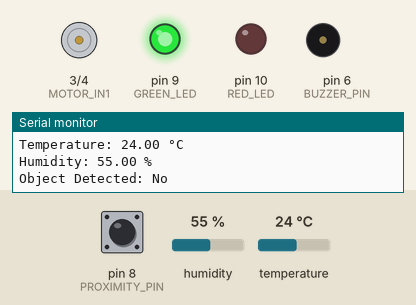
Simulated run of this sketch. Board: Arduino Uno, built with avr-gcc and run on an emulated ATmega328P. Parts: motor-driver pin pairs drawn as motors (green arrow = first pin HIGH = forward, orange = second pin HIGH = backward, longer = more drive, scaled by the enable pin), output pins drawn as LEDs (lit = HIGH), buzzer (waves = sounding, pin HIGH), the last lines printed to the serial monitor. The test bench sets the inputs (shaded band); at power-on: pin 8 (PROXIMITY_PIN) HIGH, temperature 24 °C, humidity 55 %. WiFi joins after 1.5 s; servers stay silent unless stated; uploads are accepted with an empty reply; no MQTT or app messages arrive unless stated.

Above: at 2.2 s.
2.3 s: pin 8 (PROXIMITY_PIN) pulled LOW for 0.15 s
At 2.48 s:
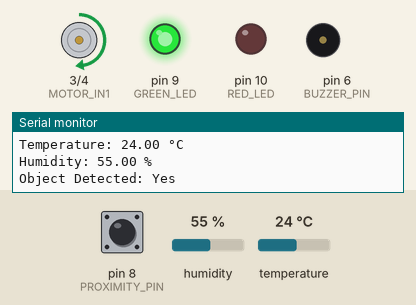
4.0 s: temperature set to 29 °C
10.1 s: temperature set to 32 °C
At 12.3 s:
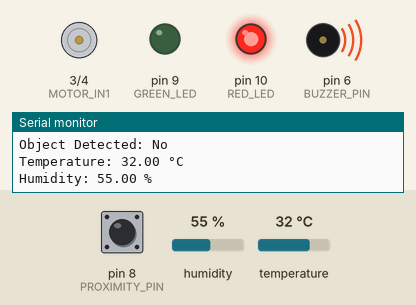
12.9 s: pin 8 (PROXIMITY_PIN) pulled LOW for 1 s
At 13.5 s:
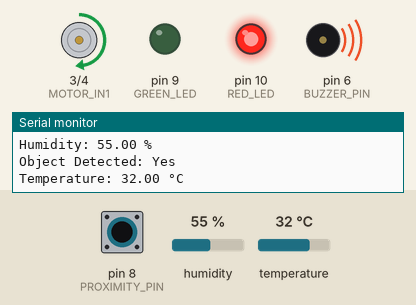
Timing chart, 0 to 15.9 s (numbered marks = the images above; inputs shaded):
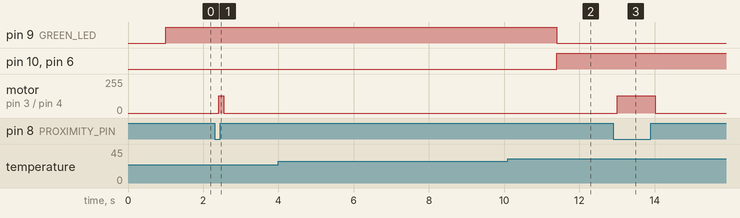

Measured:
- the behaviour switches between 30 and 31 °C on temperature (found by bisection; images 1 and 2)
- after the input at 2.3 s, motor on pin 3 (MOTOR_IN1) / pin 4 (MOTOR_IN2): stopped → forward 128/255 after 0.12 s, → stopped 0.13 s later
- after the input at 10.1 s, pin 9 (GREEN_LED): HIGH → LOW after 1.3 s; pin 10 (RED_LED), pin 6 (BUZZER_PIN): LOW → HIGH after 1.3 s
- after the input at 12.9 s, motor on pin 3 (MOTOR_IN1) / pin 4 (MOTOR_IN2): stopped → forward 128/255 after 0.10 s, → stopped 1.0 s later

The sketch:

sketch_dec19b.ino
```cpp
#include <Ethernet.h>
#include <MQTT.h>
#include <DHT.h>

// DHT11 settings
#define DHTPIN 2  // Pin connected to the DHT11 sensor
#define DHTTYPE DHT11
DHT dht(DHTPIN, DHTTYPE);

// Motor driver pins
#define MOTOR_IN1 3
#define MOTOR_IN2 4
#define MOTOR_PWM 5

// Other pins
#define PROXIMITY_PIN 8
#define BUZZER_PIN 6
#define GREEN_LED 9
#define RED_LED 10

#define TEMP_THRESHOLD 30.0 // Temperature alert threshold

// Ethernet settings
byte mac[] = {0xDE, 0xAD, 0xBE, 0xEF, 0xFE, 0xED};  // MAC address
byte ip[] = {192, 168, 1, 177};  // IP address (adjust to your network)
EthernetClient ethClient;
MQTTClient mqttClient;

// ThingSpeak settings
const char* thingSpeakHost = "api.thingspeak.com";
String thingSpeakAPIKey = "6LBHRT13OAIZKEAB";  // Your ThingSpeak API key
const int thingSpeakUpdateInterval = 16 * 1000;  // 16 seconds (to respect the 15-second update rule)
unsigned long lastThingSpeakUpdate = 0;

// MQTT settings
const char* mqttServer = "broker.mqtt.cool";
int mqttPort = 1883;
const char* mqttUsername = "public";
const char* mqttPassword = "public";
const char* mqttTopic = "/hello";

// Last MQTT publish time
unsigned long lastMqttPublish = 0;

void setup() {
  // Initialize Serial Monitor
  Serial.begin(9600);

  // Start Ethernet connection
  Ethernet.begin(mac, ip);

  // Wait for Ethernet shield to initialize
  delay(1000);

  // Check if the shield is initialized correctly
  if (Ethernet.localIP() == IPAddress(0, 0, 0, 0)) {
    Serial.println("Failed to obtain IP address. Check network connection.");
    while (true);  // Keep the program running
  }

  Serial.print("IP Address: ");
  Serial.println(Ethernet.localIP());

  // Initialize DHT sensor
  dht.begin();

  // Initialize motor and other pins
  pinMode(MOTOR_IN1, OUTPUT);
  pinMode(MOTOR_IN2, OUTPUT);
  pinMode(MOTOR_PWM, OUTPUT);
  pinMode(PROXIMITY_PIN, INPUT_PULLUP);
  pinMode(BUZZER_PIN, OUTPUT);
  pinMode(GREEN_LED, OUTPUT);
  pinMode(RED_LED, OUTPUT);

  // Default state
  digitalWrite(GREEN_LED, HIGH);
  digitalWrite(RED_LED, LOW);
  digitalWrite(BUZZER_PIN, LOW);
  stopMotor();

  // MQTT setup
  mqttClient.begin(mqttServer, ethClient);
  mqttClient.onMessage(messageReceived);
  connectMQTT();
}

void loop() {
  // Read temperature and humidity from DHT11
  float temperature = dht.readTemperature();
  float humidity = dht.readHumidity();

  if (isnan(temperature) || isnan(humidity)) {
    Serial.println("Failed to read DHT sensor!");
    return;
  }

  // Read proximity sensor
  bool objectDetected = (digitalRead(PROXIMITY_PIN) == LOW);

  // Print readings to Serial Monitor
  Serial.print("Temperature: ");
  Serial.print(temperature);
  Serial.println(" °C");
  Serial.print("Humidity: ");
  Serial.print(humidity);
  Serial.println(" %");
  Serial.print("Object Detected: ");
  Serial.println(objectDetected ? "Yes" : "No");

  // Temperature alert
  if (temperature > TEMP_THRESHOLD) {
    digitalWrite(RED_LED, HIGH);
    digitalWrite(GREEN_LED, LOW);
    digitalWrite(BUZZER_PIN, HIGH);
  } else {
    digitalWrite(RED_LED, LOW);
    digitalWrite(GREEN_LED, HIGH);
    digitalWrite(BUZZER_PIN, LOW);
  }

  // Motor control
  if (objectDetected) {
    moveMotorForward();
  } else {
    stopMotor();
  }

  // Send data to ThingSpeak every 16 seconds (adhering to the 15-second rule)
  unsigned long currentMillis = millis();
  if (currentMillis - lastThingSpeakUpdate >= thingSpeakUpdateInterval) {
    lastThingSpeakUpdate = currentMillis;
    if (sendDataToThingSpeak(temperature, humidity, objectDetected)) {
      Serial.println("Data sent to ThingSpeak successfully.");
    } else {
      Serial.println("Failed to send data to ThingSpeak.");
    }
  }

  // MQTT loop
  mqttClient.loop();
  if (millis() - lastMqttPublish > 1000) {
    lastMqttPublish = millis();
    mqttClient.publish(mqttTopic, "world");
  }

  if (!mqttClient.connected()) {
    connectMQTT();
  }
}

// Function to send data to ThingSpeak
bool sendDataToThingSpeak(float temperature, float humidity, bool objectDetected) {
  if (ethClient.connect(thingSpeakHost, 80)) {
    String payload = "field1=" + String(temperature) +
                     "&field2=" + String(humidity) +
                     "&field3=" + String(objectDetected ? "1" : "0") +
                     "&api_key=" + thingSpeakAPIKey;

    // Send HTTP POST request using EthernetClient
    ethClient.println("POST /update HTTP/1.1");
    ethClient.println("Host: api.thingspeak.com");
    ethClient.println("Connection: close");
    ethClient.println("Content-Type: application/x-www-form-urlencoded");
    ethClient.print("Content-Length: ");
    ethClient.println(payload.length());
    ethClient.println();  // Blank line before the payload
    ethClient.print(payload);  // Send the payload

    // Wait for the response
    delay(500);  // Give the server time to respond
    if (ethClient.available()) {
      String response = "";
      while (ethClient.available()) {
        char c = ethClient.read();
        response += c;
      }
      Serial.println(response);  // Print the response for debugging
    }

    ethClient.stop();
    return true;
  }
  return false;
}

// MQTT connection function
void connectMQTT() {
  Serial.print("connecting to MQTT broker...");
  while (!mqttClient.connect("arduino", mqttUsername, mqttPassword)) {
    Serial.print(".");
    delay(1000);
  }
  Serial.println("\nconnected to MQTT broker!");
  mqttClient.subscribe(mqttTopic);
}

// MQTT message handler
void messageReceived(String &topic, String &payload) {
  Serial.println("incoming: " + topic + " - " + payload);
}

// Function to move motor forward
void moveMotorForward() {
  digitalWrite(MOTOR_IN1, HIGH);
  digitalWrite(MOTOR_IN2, LOW);
  analogWrite(MOTOR_PWM, 128);  // Adjust speed as needed
}

// Function to stop the motor
void stopMotor() {
  digitalWrite(MOTOR_IN1, LOW);
  digitalWrite(MOTOR_IN2, LOW);
  analogWrite(MOTOR_PWM, 0);
}
```
